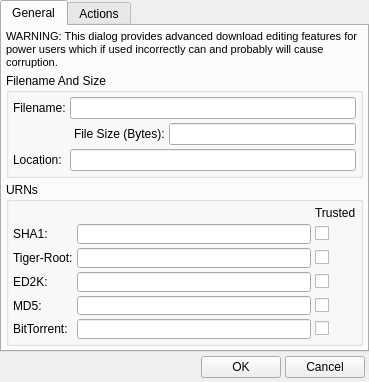
<?xml version="1.0" encoding="UTF-8"?>
<ui version="4.0">
 <class>DialogDownloadProperties</class>
 <widget class="QDialog" name="DialogDownloadProperties">
  <property name="geometry">
   <rect>
    <x>0</x>
    <y>0</y>
    <width>369</width>
    <height>382</height>
   </rect>
  </property>
  <property name="windowTitle">
   <string>Download Properties</string>
  </property>
  <property name="windowIcon">
   <iconset resource="Graphics.qrc">
    <normaloff>:/Actions/Graphics/Actions/Settings.png</normaloff>:/Actions/Graphics/Actions/Settings.png</iconset>
  </property>
  <layout class="QGridLayout" name="gridLayout_2">
   <property name="margin">
    <number>0</number>
   </property>
   <property name="spacing">
    <number>0</number>
   </property>
   <item row="0" column="0">
    <widget class="QTabWidget" name="tabWidgetProperties">
     <property name="currentIndex">
      <number>0</number>
     </property>
     <widget class="QWidget" name="tabGeneral">
      <attribute name="title">
       <string>General</string>
      </attribute>
      <layout class="QGridLayout" name="gridLayout_5">
       <property name="margin">
        <number>4</number>
       </property>
       <property name="spacing">
        <number>4</number>
       </property>
       <item row="0" column="0">
        <widget class="QLabel" name="labelDisclaimer">
         <property name="maximumSize">
          <size>
           <width>16777215</width>
           <height>50</height>
          </size>
         </property>
         <property name="text">
          <string>&lt;!DOCTYPE HTML PUBLIC &quot;-//W3C//DTD HTML 4.0//EN&quot; &quot;http://www.w3.org/TR/REC-html40/strict.dtd&quot;&gt;
&lt;html&gt;&lt;head&gt;&lt;meta name=&quot;qrichtext&quot; content=&quot;1&quot; /&gt;&lt;style type=&quot;text/css&quot;&gt;
p, li { white-space: pre-wrap; }
&lt;/style&gt;&lt;/head&gt;&lt;body style=&quot; font-family:'MS Shell Dlg 2'; font-size:8.25pt; font-weight:400; font-style:normal;&quot;&gt;
&lt;p style=&quot; margin-top:0px; margin-bottom:0px; margin-left:0px; margin-right:0px; -qt-block-indent:0; text-indent:0px;&quot;&gt;&lt;span style=&quot; font-size:8pt;&quot;&gt;WARNING: This dialog provides advanced download editing features for power users which if used incorrectly can and probably will cause corruption.&lt;/span&gt;&lt;/p&gt;&lt;/body&gt;&lt;/html&gt;</string>
         </property>
         <property name="wordWrap">
          <bool>true</bool>
         </property>
        </widget>
       </item>
       <item row="1" column="0">
        <widget class="QGroupBox" name="groupBox">
         <property name="title">
          <string>Filename And Size</string>
         </property>
         <layout class="QGridLayout" name="gridLayout_6">
          <property name="margin">
           <number>4</number>
          </property>
          <property name="spacing">
           <number>4</number>
          </property>
          <item row="0" column="0">
           <layout class="QGridLayout" name="gridLayout_3">
            <item row="0" column="0">
             <widget class="QLabel" name="label">
              <property name="text">
               <string>Filename:</string>
              </property>
             </widget>
            </item>
            <item row="0" column="1" colspan="3">
             <widget class="QLineEdit" name="lineEdit"/>
            </item>
            <item row="1" column="2">
             <widget class="QLabel" name="label_2">
              <property name="text">
               <string>File Size (Bytes):</string>
              </property>
             </widget>
            </item>
            <item row="1" column="0" colspan="2">
             <spacer name="horizontalSpacer_2">
              <property name="orientation">
               <enum>Qt::Horizontal</enum>
              </property>
              <property name="sizeHint" stdset="0">
               <size>
                <width>40</width>
                <height>20</height>
               </size>
              </property>
             </spacer>
            </item>
            <item row="1" column="3">
             <widget class="QLineEdit" name="lineEdit_2"/>
            </item>
            <item row="2" column="1" colspan="3">
             <widget class="QLineEdit" name="lineEdit_3"/>
            </item>
            <item row="2" column="0">
             <widget class="QLabel" name="label_3">
              <property name="text">
               <string>Location:</string>
              </property>
             </widget>
            </item>
           </layout>
          </item>
         </layout>
        </widget>
       </item>
       <item row="2" column="0">
        <widget class="QGroupBox" name="groupBox_2">
         <property name="title">
          <string>URNs</string>
         </property>
         <layout class="QGridLayout" name="gridLayout_7">
          <property name="margin">
           <number>4</number>
          </property>
          <property name="spacing">
           <number>4</number>
          </property>
          <item row="0" column="0">
           <layout class="QGridLayout" name="gridLayout_4">
            <item row="1" column="0">
             <widget class="QLabel" name="label_4">
              <property name="text">
               <string>SHA1:</string>
              </property>
             </widget>
            </item>
            <item row="1" column="1">
             <widget class="QLineEdit" name="lineEditSHA1"/>
            </item>
            <item row="1" column="2">
             <widget class="QCheckBox" name="checkBoxSHA1">
              <property name="text">
               <string/>
              </property>
             </widget>
            </item>
            <item row="0" column="2">
             <widget class="QLabel" name="label_5">
              <property name="text">
               <string>Trusted</string>
              </property>
             </widget>
            </item>
            <item row="2" column="0">
             <widget class="QLabel" name="label_6">
              <property name="text">
               <string>Tiger-Root:</string>
              </property>
             </widget>
            </item>
            <item row="3" column="0">
             <widget class="QLabel" name="label_7">
              <property name="text">
               <string>ED2K:</string>
              </property>
             </widget>
            </item>
            <item row="4" column="0">
             <widget class="QLabel" name="label_8">
              <property name="text">
               <string>MD5:</string>
              </property>
             </widget>
            </item>
            <item row="5" column="0">
             <widget class="QLabel" name="label_9">
              <property name="text">
               <string>BitTorrent:</string>
              </property>
             </widget>
            </item>
            <item row="2" column="1">
             <widget class="QLineEdit" name="lineEdit_4"/>
            </item>
            <item row="3" column="1">
             <widget class="QLineEdit" name="lineEdit_5"/>
            </item>
            <item row="4" column="1">
             <widget class="QLineEdit" name="lineEdit_6"/>
            </item>
            <item row="5" column="1">
             <widget class="QLineEdit" name="lineEdit_7"/>
            </item>
            <item row="2" column="2">
             <widget class="QCheckBox" name="checkBoxTigerRoot">
              <property name="text">
               <string/>
              </property>
             </widget>
            </item>
            <item row="3" column="2">
             <widget class="QCheckBox" name="checkBoxED2K">
              <property name="text">
               <string/>
              </property>
             </widget>
            </item>
            <item row="4" column="2">
             <widget class="QCheckBox" name="checkBoxMD5">
              <property name="text">
               <string/>
              </property>
             </widget>
            </item>
            <item row="5" column="2">
             <widget class="QCheckBox" name="checkBoxBitTorrent">
              <property name="text">
               <string/>
              </property>
             </widget>
            </item>
           </layout>
          </item>
         </layout>
        </widget>
       </item>
      </layout>
     </widget>
     <widget class="QWidget" name="tabActions">
      <attribute name="title">
       <string>Actions</string>
      </attribute>
      <layout class="QGridLayout" name="gridLayout_10">
       <item row="0" column="0">
        <widget class="QLabel" name="labelDisclaimer_2">
         <property name="maximumSize">
          <size>
           <width>16777215</width>
           <height>50</height>
          </size>
         </property>
         <property name="text">
          <string>&lt;!DOCTYPE HTML PUBLIC &quot;-//W3C//DTD HTML 4.0//EN&quot; &quot;http://www.w3.org/TR/REC-html40/strict.dtd&quot;&gt;
&lt;html&gt;&lt;head&gt;&lt;meta name=&quot;qrichtext&quot; content=&quot;1&quot; /&gt;&lt;style type=&quot;text/css&quot;&gt;
p, li { white-space: pre-wrap; }
&lt;/style&gt;&lt;/head&gt;&lt;body style=&quot; font-family:'MS Shell Dlg 2'; font-size:8.25pt; font-weight:400; font-style:normal;&quot;&gt;
&lt;p style=&quot; margin-top:0px; margin-bottom:0px; margin-left:0px; margin-right:0px; -qt-block-indent:0; text-indent:0px;&quot;&gt;&lt;span style=&quot; font-size:8pt;&quot;&gt;WARNING: This dialog provides advanced download editing features for power users which if used incorrectly can and probably will cause corruption.&lt;/span&gt;&lt;/p&gt;&lt;/body&gt;&lt;/html&gt;</string>
         </property>
         <property name="wordWrap">
          <bool>true</bool>
         </property>
        </widget>
       </item>
       <item row="1" column="0">
        <widget class="QGroupBox" name="groupBox_3">
         <property name="sizePolicy">
          <sizepolicy hsizetype="Preferred" vsizetype="MinimumExpanding">
           <horstretch>0</horstretch>
           <verstretch>0</verstretch>
          </sizepolicy>
         </property>
         <property name="title">
          <string>Actions</string>
         </property>
         <layout class="QGridLayout" name="gridLayout_8">
          <property name="margin">
           <number>4</number>
          </property>
          <property name="spacing">
           <number>4</number>
          </property>
          <item row="0" column="0">
           <widget class="QLabel" name="label_10">
            <property name="text">
             <string>&lt;!DOCTYPE HTML PUBLIC &quot;-//W3C//DTD HTML 4.0//EN&quot; &quot;http://www.w3.org/TR/REC-html40/strict.dtd&quot;&gt;
&lt;html&gt;&lt;head&gt;&lt;meta name=&quot;qrichtext&quot; content=&quot;1&quot; /&gt;&lt;style type=&quot;text/css&quot;&gt;
p, li { white-space: pre-wrap; }
&lt;/style&gt;&lt;/head&gt;&lt;body style=&quot; font-family:'MS Shell Dlg 2'; font-size:8.25pt; font-weight:400; font-style:normal;&quot;&gt;
&lt;p style=&quot; margin-top:0px; margin-bottom:0px; margin-left:0px; margin-right:0px; -qt-block-indent:0; text-indent:0px;&quot;&gt;&lt;a href=&quot;dummy&quot;&gt;&lt;span style=&quot; font-size:8pt; text-decoration: underline; color:#0000ff;&quot;&gt;Forget current verification status and reverify&lt;/span&gt;&lt;/a&gt;&lt;/p&gt;&lt;/body&gt;&lt;/html&gt;</string>
            </property>
           </widget>
          </item>
          <item row="1" column="0">
           <widget class="QLabel" name="label_11">
            <property name="text">
             <string>&lt;!DOCTYPE HTML PUBLIC &quot;-//W3C//DTD HTML 4.0//EN&quot; &quot;http://www.w3.org/TR/REC-html40/strict.dtd&quot;&gt;
&lt;html&gt;&lt;head&gt;&lt;meta name=&quot;qrichtext&quot; content=&quot;1&quot; /&gt;&lt;style type=&quot;text/css&quot;&gt;
p, li { white-space: pre-wrap; }
&lt;/style&gt;&lt;/head&gt;&lt;body style=&quot; font-family:'MS Shell Dlg 2'; font-size:8.25pt; font-weight:400; font-style:normal;&quot;&gt;
&lt;p style=&quot; margin-top:0px; margin-bottom:0px; margin-left:0px; margin-right:0px; -qt-block-indent:0; text-indent:0px;&quot;&gt;&lt;a href=&quot;dummy&quot;&gt;&lt;span style=&quot; text-decoration: underline; color:#0000ff;&quot;&gt;Assume file is 100% complete and reverify&lt;/span&gt;&lt;/a&gt;&lt;/p&gt;&lt;/body&gt;&lt;/html&gt;</string>
            </property>
           </widget>
          </item>
          <item row="2" column="0">
           <widget class="QLabel" name="label_12">
            <property name="text">
             <string>&lt;!DOCTYPE HTML PUBLIC &quot;-//W3C//DTD HTML 4.0//EN&quot; &quot;http://www.w3.org/TR/REC-html40/strict.dtd&quot;&gt;
&lt;html&gt;&lt;head&gt;&lt;meta name=&quot;qrichtext&quot; content=&quot;1&quot; /&gt;&lt;style type=&quot;text/css&quot;&gt;
p, li { white-space: pre-wrap; }
&lt;/style&gt;&lt;/head&gt;&lt;body style=&quot; font-family:'MS Shell Dlg 2'; font-size:8.25pt; font-weight:400; font-style:normal;&quot;&gt;
&lt;p style=&quot; margin-top:0px; margin-bottom:0px; margin-left:0px; margin-right:0px; -qt-block-indent:0; text-indent:0px;&quot;&gt;&lt;a href=&quot;dummy&quot;&gt;&lt;span style=&quot; text-decoration: underline; color:#0000ff;&quot;&gt;Forget all known sources&lt;/span&gt;&lt;/a&gt;&lt;/p&gt;&lt;/body&gt;&lt;/html&gt;</string>
            </property>
           </widget>
          </item>
          <item row="3" column="0">
           <widget class="QLabel" name="label_13">
            <property name="text">
             <string>&lt;!DOCTYPE HTML PUBLIC &quot;-//W3C//DTD HTML 4.0//EN&quot; &quot;http://www.w3.org/TR/REC-html40/strict.dtd&quot;&gt;
&lt;html&gt;&lt;head&gt;&lt;meta name=&quot;qrichtext&quot; content=&quot;1&quot; /&gt;&lt;style type=&quot;text/css&quot;&gt;
p, li { white-space: pre-wrap; }
&lt;/style&gt;&lt;/head&gt;&lt;body style=&quot; font-family:'MS Shell Dlg 2'; font-size:8.25pt; font-weight:400; font-style:normal;&quot;&gt;
&lt;p style=&quot; margin-top:0px; margin-bottom:0px; margin-left:0px; margin-right:0px; -qt-block-indent:0; text-indent:0px;&quot;&gt;&lt;a href=&quot;dummy&quot;&gt;&lt;span style=&quot; text-decoration: underline; color:#0000ff;&quot;&gt;Merge with local file and verify&lt;/span&gt;&lt;/a&gt;&lt;/p&gt;&lt;/body&gt;&lt;/html&gt;</string>
            </property>
           </widget>
          </item>
          <item row="4" column="0">
           <widget class="QLabel" name="label_14">
            <property name="text">
             <string>&lt;!DOCTYPE HTML PUBLIC &quot;-//W3C//DTD HTML 4.0//EN&quot; &quot;http://www.w3.org/TR/REC-html40/strict.dtd&quot;&gt;
&lt;html&gt;&lt;head&gt;&lt;meta name=&quot;qrichtext&quot; content=&quot;1&quot; /&gt;&lt;style type=&quot;text/css&quot;&gt;
p, li { white-space: pre-wrap; }
&lt;/style&gt;&lt;/head&gt;&lt;body style=&quot; font-family:'MS Shell Dlg 2'; font-size:8.25pt; font-weight:400; font-style:normal;&quot;&gt;
&lt;p style=&quot; margin-top:0px; margin-bottom:0px; margin-left:0px; margin-right:0px; -qt-block-indent:0; text-indent:0px;&quot;&gt;&lt;a href=&quot;dummy&quot;&gt;&lt;span style=&quot; text-decoration: underline; color:#0000ff;&quot;&gt;Cancel download but save incomplete file(s)&lt;/span&gt;&lt;/a&gt;&lt;/p&gt;&lt;/body&gt;&lt;/html&gt;</string>
            </property>
           </widget>
          </item>
         </layout>
        </widget>
       </item>
       <item row="2" column="0">
        <widget class="QGroupBox" name="groupBox_4">
         <property name="title">
          <string>Data Eraser</string>
         </property>
         <layout class="QGridLayout" name="gridLayout_9">
          <property name="margin">
           <number>4</number>
          </property>
          <property name="spacing">
           <number>4</number>
          </property>
          <item row="0" column="0">
           <widget class="QSpinBox" name="spinBox">
            <property name="prefix">
             <string>Byte Range: </string>
            </property>
           </widget>
          </item>
          <item row="0" column="1">
           <widget class="QSpinBox" name="spinBox_2">
            <property name="prefix">
             <string>to </string>
            </property>
           </widget>
          </item>
          <item row="0" column="2">
           <widget class="QPushButton" name="pushButton">
            <property name="text">
             <string>Erase</string>
            </property>
           </widget>
          </item>
         </layout>
        </widget>
       </item>
      </layout>
     </widget>
    </widget>
   </item>
   <item row="1" column="0">
    <layout class="QGridLayout" name="gridLayout">
     <property name="margin">
      <number>4</number>
     </property>
     <property name="spacing">
      <number>4</number>
     </property>
     <item row="0" column="0">
      <spacer name="horizontalSpacer">
       <property name="orientation">
        <enum>Qt::Horizontal</enum>
       </property>
       <property name="sizeHint" stdset="0">
        <size>
         <width>40</width>
         <height>20</height>
        </size>
       </property>
      </spacer>
     </item>
     <item row="0" column="1">
      <widget class="QPushButton" name="pushButtonOK">
       <property name="text">
        <string>OK</string>
       </property>
      </widget>
     </item>
     <item row="0" column="2">
      <widget class="QPushButton" name="pushButtonCancel">
       <property name="text">
        <string>Cancel</string>
       </property>
      </widget>
     </item>
    </layout>
   </item>
  </layout>
 </widget>
 <resources>
  <include location="Graphics.qrc"/>
 </resources>
 <connections/>
</ui>
